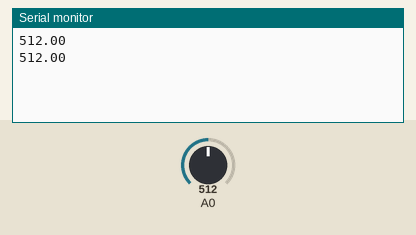
Recording of a sketch running on a simulated Arduino Uno, built for the host (arithmetic inside an expression is 32-bit, double 64-bit). Parts: the last lines printed to the serial monitor. Inputs (shaded band) come from the test bench; at power-on: A0 = 512. The modem is registered and sends nothing unless stated.

Above: at 1.7 s.
1.8 s: A0 set to 30
At 5.1 s:
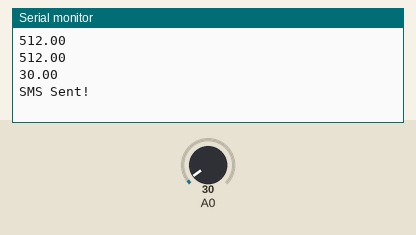
5.9 s: A0 set to 50
At 8.3 s:
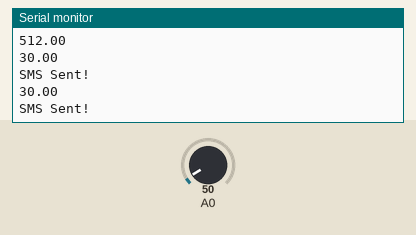
Timing chart, 0 to 9.8 s (numbered marks = the images above; inputs shaded):
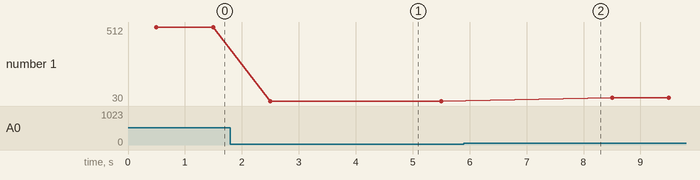

Measured:
- after the input at 1.8 s, the serial monitor: prints a new line after 0.70 s (image 1)
- plotted number 1: 512 → 30 after the input at 1.8 s, 30 → 50 after the input at 5.9 s

The sketch:

Code.ino
```cpp
#include <Sim800L.h>
#include <SoftwareSerial.h>

#define RX  10
#define TX  11

Sim800L GSM(RX, TX);

void setup()
{
  pinMode(A0, INPUT);
  Serial.begin(9600);
  GSM.begin(4800);
}

void loop()
{
  float pulse = analogRead(A0);
  Serial.println(pulse);
  if (pulse < 40)
  {
    GSM.sendSms("+989386045537", (GSM.getLongitude() + ", " + GSM.getLatitude()).c_str());
    Serial.println("SMS Sent!");
  }
  delay(1000);
}
```
